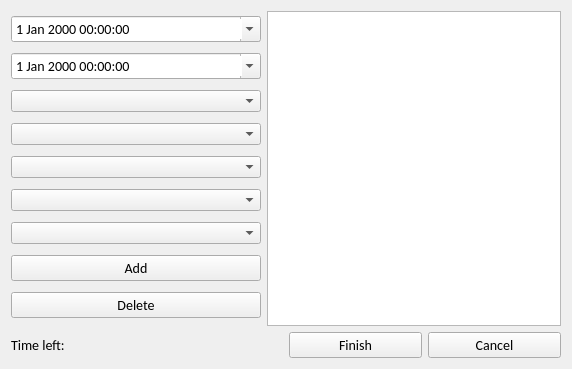
<?xml version="1.0" encoding="UTF-8"?>
<ui version="4.0">
 <class>ShiftEditForm</class>
 <widget class="QWidget" name="ShiftEditForm">
  <property name="geometry">
   <rect>
    <x>0</x>
    <y>0</y>
    <width>572</width>
    <height>369</height>
   </rect>
  </property>
  <property name="font">
   <font>
    <family>Calibri</family>
    <pointsize>-1</pointsize>
   </font>
  </property>
  <property name="windowTitle">
   <string>Time-Track</string>
  </property>
  <property name="styleSheet">
   <string notr="true">*{
font-family:&quot;Calibri&quot;;
font-size: 14px;

}
QTabWidget{
margin:0px;
padding:0px;
border-top: 15px solid #D3D3D3;

}
QStackedWidget{
margin:0px;
padding:0px;
}
QWidget{
margin:0px;
padding:0px;
}

QPushButton{
padding:3px;
}
QRadioButton{
padding:0px;
margin:0px;
}

QTabWidget{

}
QGroupBox { 
   
 } </string>
  </property>
  <layout class="QGridLayout" name="gridLayout">
   <item row="0" column="0">
    <layout class="QVBoxLayout" name="verticalLayout_2">
     <item>
      <layout class="QHBoxLayout" name="horizontalLayout">
       <item>
        <layout class="QVBoxLayout" name="verticalLayout">
         <property name="sizeConstraint">
          <enum>QLayout::SetMinimumSize</enum>
         </property>
         <item>
          <widget class="QDateTimeEdit" name="DateTime1">
           <property name="calendarPopup">
            <bool>true</bool>
           </property>
          </widget>
         </item>
         <item>
          <widget class="QDateTimeEdit" name="DateTime2">
           <property name="calendarPopup">
            <bool>true</bool>
           </property>
          </widget>
         </item>
         <item>
          <widget class="QComboBox" name="Name"/>
         </item>
         <item>
          <widget class="QComboBox" name="Projects">
           <property name="maximumSize">
            <size>
             <width>250</width>
             <height>16777215</height>
            </size>
           </property>
           <property name="sizeAdjustPolicy">
            <enum>QComboBox::AdjustToContents</enum>
           </property>
          </widget>
         </item>
         <item>
          <widget class="QComboBox" name="Items">
           <property name="maximumSize">
            <size>
             <width>250</width>
             <height>16777215</height>
            </size>
           </property>
          </widget>
         </item>
         <item>
          <widget class="QComboBox" name="Times">
           <property name="maximumSize">
            <size>
             <width>250</width>
             <height>16777215</height>
            </size>
           </property>
          </widget>
         </item>
         <item>
          <widget class="QComboBox" name="Lunch"/>
         </item>
         <item>
          <widget class="QPushButton" name="Add">
           <property name="minimumSize">
            <size>
             <width>250</width>
             <height>0</height>
            </size>
           </property>
           <property name="maximumSize">
            <size>
             <width>250</width>
             <height>16777215</height>
            </size>
           </property>
           <property name="text">
            <string>Add</string>
           </property>
          </widget>
         </item>
         <item>
          <widget class="QPushButton" name="Delete">
           <property name="maximumSize">
            <size>
             <width>250</width>
             <height>16777215</height>
            </size>
           </property>
           <property name="text">
            <string>Delete</string>
           </property>
          </widget>
         </item>
        </layout>
       </item>
       <item>
        <widget class="QTableWidget" name="Sections">
         <attribute name="verticalHeaderMinimumSectionSize">
          <number>30</number>
         </attribute>
        </widget>
       </item>
      </layout>
     </item>
     <item>
      <layout class="QHBoxLayout" name="horizontalLayout_2">
       <item>
        <widget class="QLabel" name="label">
         <property name="text">
          <string>Time left:</string>
         </property>
        </widget>
       </item>
       <item>
        <widget class="QLabel" name="timeLeft">
         <property name="text">
          <string/>
         </property>
        </widget>
       </item>
       <item>
        <widget class="QPushButton" name="FinishedButton">
         <property name="text">
          <string>Finish</string>
         </property>
        </widget>
       </item>
       <item>
        <widget class="QPushButton" name="CancelButton">
         <property name="text">
          <string>Cancel</string>
         </property>
        </widget>
       </item>
      </layout>
     </item>
    </layout>
   </item>
  </layout>
 </widget>
 <resources/>
 <connections/>
</ui>
